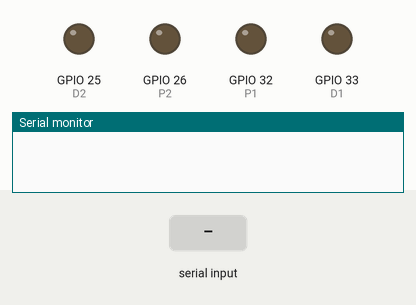
A sketch run on a simulated ESP32. Parts: output pins drawn as LEDs (lit = HIGH), the last lines printed to the serial monitor. The inputs (shaded band) are chosen by the test bench.

Above: at 1.2 s.
1.3 s: "w" received over Serial
At 1.9 s:
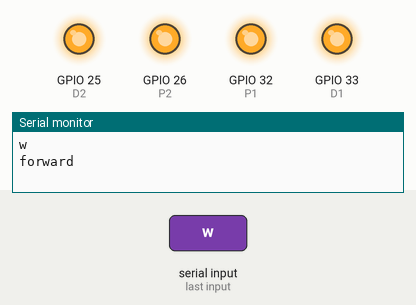
2.8 s: "s" received over Serial
At 4.0 s:
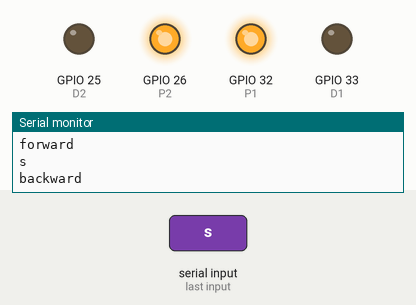
4.3 s: "d" received over Serial
At 5.3 s:
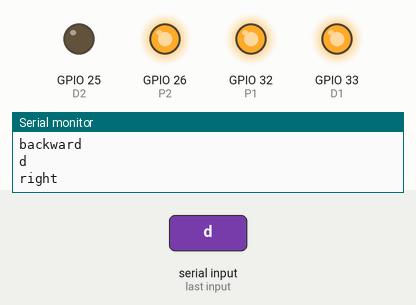
5.8 s: "a" received over Serial
At 6.5 s:
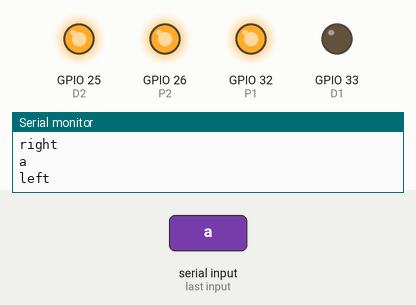
7.3 s: "x" received over Serial
At 7.7 s:
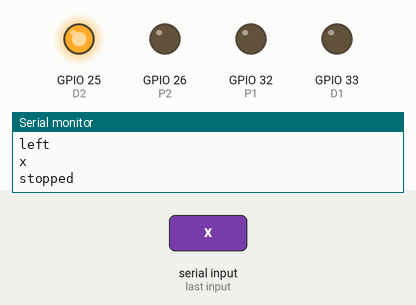
Timing chart, 0 to 9.8 s (numbered marks = the images above; inputs shaded):
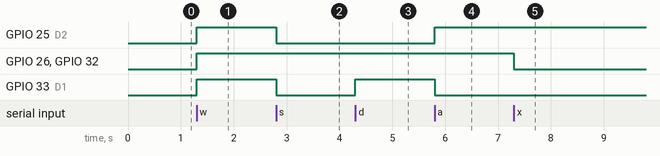

The sketch:

babybot_full_basic_traversal_wasd.ino
```cpp
#define P1 32
#define D1 33

#define P2 26
#define D2 25

int speed = 255;

void setup() {
  Serial.begin(115200);

  pinMode(P1, OUTPUT);
  pinMode(D1, OUTPUT);

  pinMode(P2, OUTPUT);
  pinMode(D2, OUTPUT);

}

char input = ' ';

void loop() {
  if (Serial.available() > 0) {
    input = Serial.read();
    Serial.println(input);
    switch (input){
      case 'w':
        digitalWrite(D1, HIGH);
        digitalWrite(D2, HIGH);


        analogWrite(P1, speed);
        analogWrite(P2, speed);
        Serial.println("forward");
        break;

      case 's':
        digitalWrite(D1, LOW);
        digitalWrite(D2, LOW);


        analogWrite(P1, speed);
        analogWrite(P2, speed);

        Serial.println("backward");
        break;
      case 'd':
        digitalWrite(D1, HIGH);
        digitalWrite(D2, LOW);


        analogWrite(P1, speed);
        analogWrite(P2, speed);

        Serial.println("right");
        break;
      case 'a':
        digitalWrite(D1, LOW);
        digitalWrite(D2, HIGH);


        analogWrite(P1, speed);
        analogWrite(P2, speed);

        Serial.println("left");
        break;
      case 'x':
        analogWrite(P1, 0);
        analogWrite(P2, 0);

        Serial.println("stopped");
        break;
    }
  }
}
```

Measured:
- after the input at 1.3 s, GPIO 25 (D2), GPIO 26 (P2), GPIO 32 (P1), GPIO 33 (D1): LOW → HIGH at once
- after the input at 2.8 s, GPIO 25 (D2), GPIO 33 (D1): HIGH → LOW at once
- after the input at 4.3 s, GPIO 33 (D1): LOW → HIGH at once
- after the input at 5.8 s, GPIO 25 (D2): LOW → HIGH at once; GPIO 33 (D1): HIGH → LOW at once
- after the input at 7.3 s, GPIO 26 (P2), GPIO 32 (P1): HIGH → LOW at once
